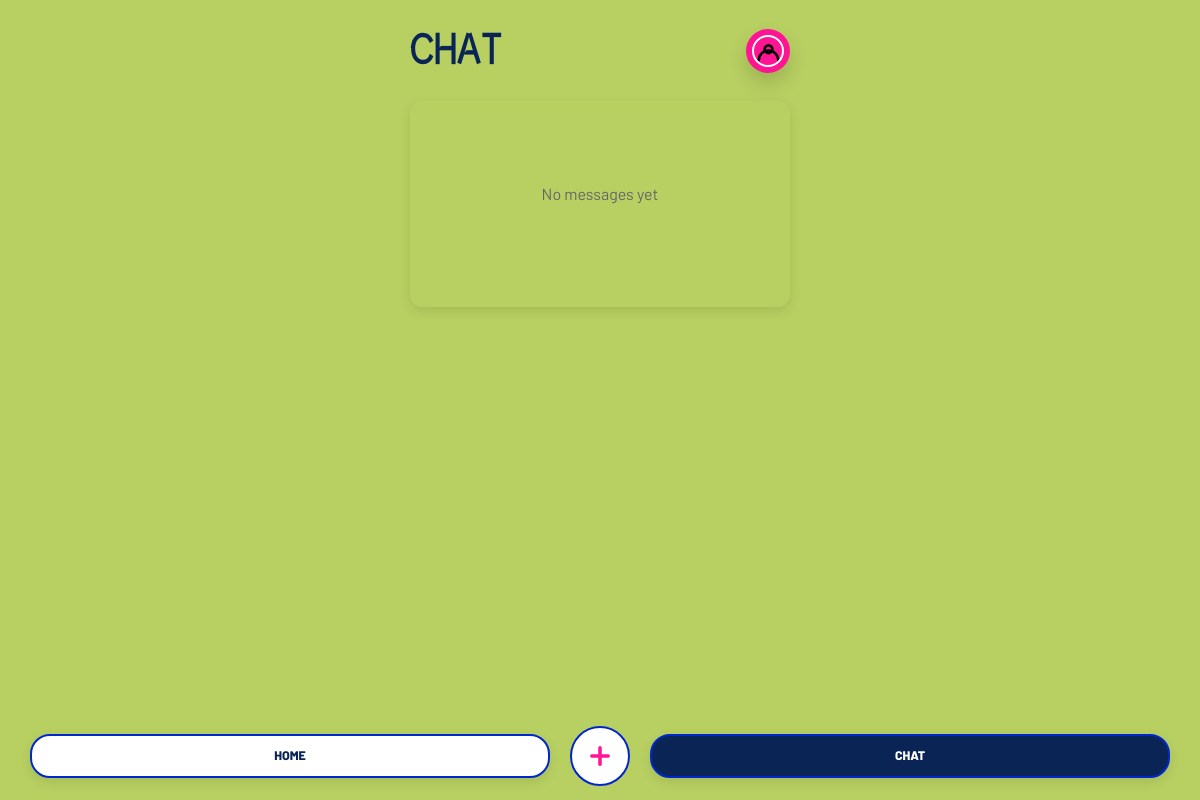
/chat (signed in), run on an earlier commit of the app's database.
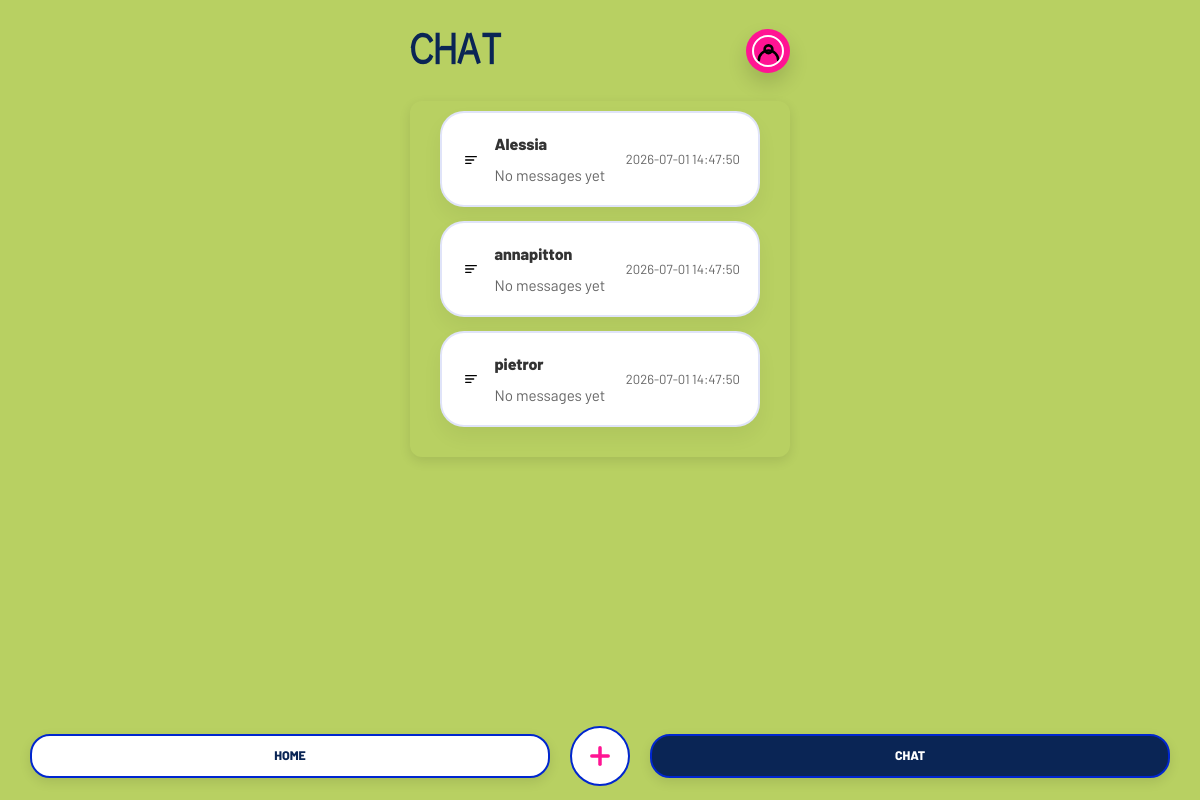
And on a later commit of the database.
### tables this page shows
CREATE TABLE requests (
            id INTEGER PRIMARY KEY AUTOINCREMENT,
            item_id INTEGER NOT NULL,
            borrower_id INTEGER NOT NULL,
            status TEXT DEFAULT 'pending',
            created_at TIMESTAMP DEFAULT CURRENT_TIMESTAMP,
            FOREIGN KEY (item_id) REFERENCES items (id),
            FOREIGN KEY (borrower_id) REFERENCES "users_old" (id)
        );

### app.py (the view)
@app.route('/chat')
def chat_index():
    if 'user_id' not in session:
        return redirect(url_for('login'))
    conn = get_db_connection()
    cursor = conn.cursor()
    cursor.execute('''
        SELECT r.id, r.created_at, i.name as item_name,
               (CASE WHEN i.owner_id = ? THEN u2.username ELSE u1.username END) as other_name,
               (SELECT content FROM messages m WHERE m.request_id = r.id ORDER BY m.created_at DESC LIMIT 1) as last_message,
               (SELECT created_at FROM messages m WHERE m.request_id = r.id ORDER BY m.created_at DESC LIMIT 1) as last_message_at
        FROM requests r
        JOIN items i ON r.item_id = i.id
        JOIN users u1 ON i.owner_id = u1.id
        JOIN users u2 ON r.borrower_id = u2.id
        WHERE i.owner_id = ? OR r.borrower_id = ?
        ORDER BY COALESCE(
            (SELECT created_at FROM messages m WHERE m.request_id = r.id ORDER BY m.created_at DESC LIMIT 1),
            r.created_at
        ) DESC
    ''', (session['user_id'], session['user_id'], session['user_id']))
    chats = cursor.fetchall()
    conn.close()
    return render_template('chat_list.html', chats=chats)

### app.py (called while the page is built)
def get_db_connection():
    conn = sqlite3.connect(DATABASE)
    conn.row_factory = sqlite3.Row
    return conn

### templates/chat_list.html (shortened to what this page needs)
<!DOCTYPE html>
<html lang="en">
<head>
    <link rel="stylesheet" href="{{ url_for('static', filename='style.css') }}">
</head>
<body>
    <div class="container">
        <header class="chat-header">
            <h1>CHAT</h1>
            <a href="{{ url_for('profile') }}" class="chat-avatar icon icon-user" aria-label="Profile"></a>
        </header>
        <main>
            <section class="chat-list-section">
                {% if chats %}
                <div class="chat-list">
                    {% for chat in chats %}
                    <a href="{{ url_for('chat', request_id=chat.id) }}" class="chat-card">
                        <div class="chat-card-left">
                            <div class="avatar icon icon-request"></div>
                            <div class="chat-card-text">
                                <div class="chat-name">{{ chat.other_name }}</div>
                                <p class="chat-snippet">{{ chat.last_message or 'No messages yet' }}</p>
                            </div>
                        </div>
                        <div class="chat-card-time">{{ chat.last_message_at or chat.created_at }}</div>
                    </a>
                    {% endfor %}
                </div>
                {% else %}
                <p class="empty-state">No messages yet</p>
                {% endif %}
            </section>
        </main>
        {% include 'footer_nav.html' %}
    </div>
</body>
</html>

What changed in the data, as far as the page shows it:
added requests: other_name "Alessia", last_message "No messages yet", created_at "2026-07-01 14:47:50"
added requests: other_name "annapitton", last_message "No messages yet", created_at "2026-07-01 14:47:50"
added requests: other_name "pietror", last_message "No messages yet", created_at "2026-07-01 14:47:50"
Also different on the page:
text no longer shown: "No messages yet"
